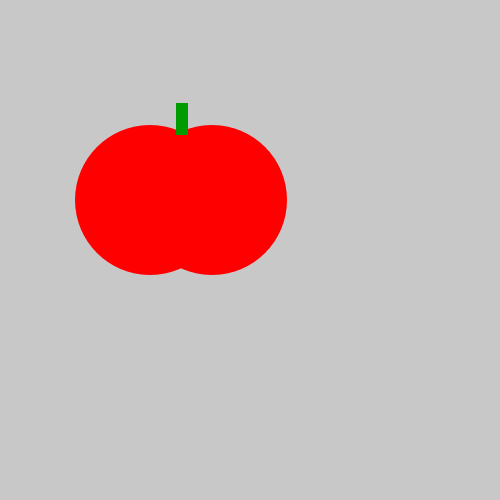
Frame 1 (no input)
Frame 60 (the mouse pressed at the canvas centre just before this capture): identical to frame 1, image omitted
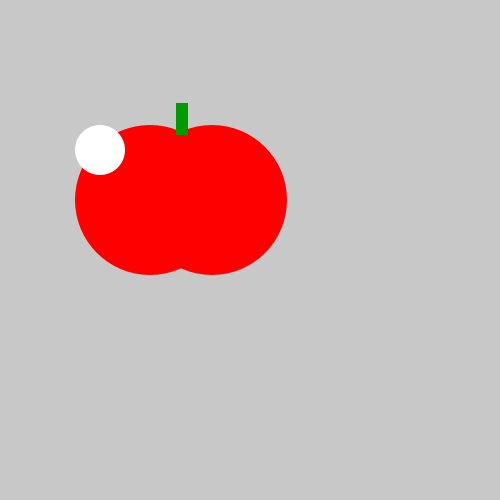
Frame 120 (the mouse held since frame 60 and released just before this capture)

The Processing sketch that drew these frames (run headless with seeded random() and noise(); from frame 60 on, the mouse is pressed at the canvas centre):

// Processing sketch: tasty_tomato
// ── tasty_tomato.pde
void setup() {
    size(500, 500);
}
void draw() {
    background(200, 200, 200);
    noStroke();
    fill(255, 0, 0);
    ellipse(150, 200, 150, 150);
    ellipse(212, 200, 150, 150);
    fill(0, 155, 0);
    rect(176, 103, 12, 32);
    fill(255, 255, 255);
    if(mousePressed){
     ellipse(100, 150, 50, 50); 
    }
}
